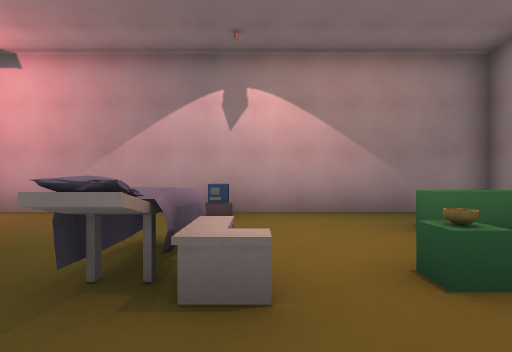
View 1 (above)

12 first-person views from a walk through a 3-D level made in the Godot game engine. The camera is 1.5 m above the floor, looks level and sees 85° across. The floor is counted in squares, 2 m on a side. Each view is taken from the middle of a square. On the plan, view 1 faces up. The plan holds only what a view shows up to about 10 squares ahead; the rest is blank. The place goes on beyond the plan. Characters and animated objects are not drawn.

View 2
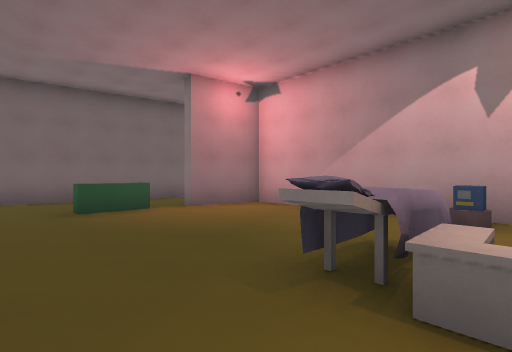

View 3
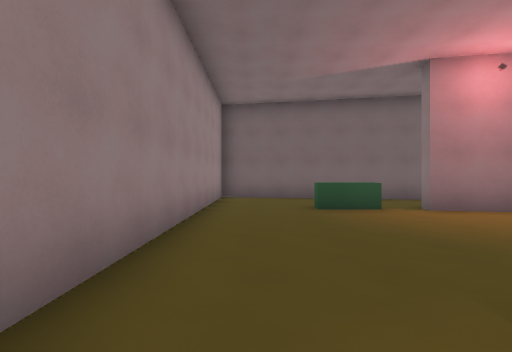

View 4
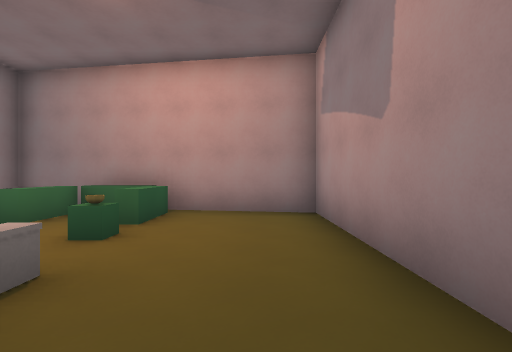

View 5
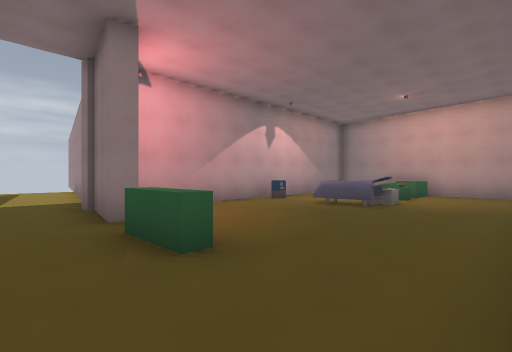

View 6
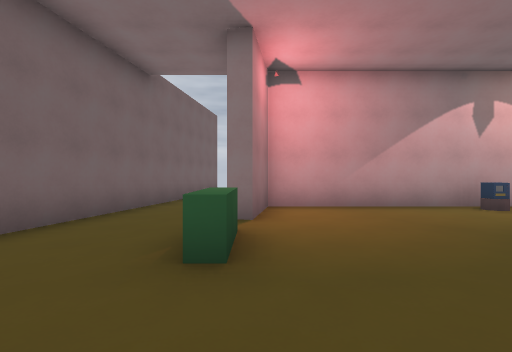

View 7
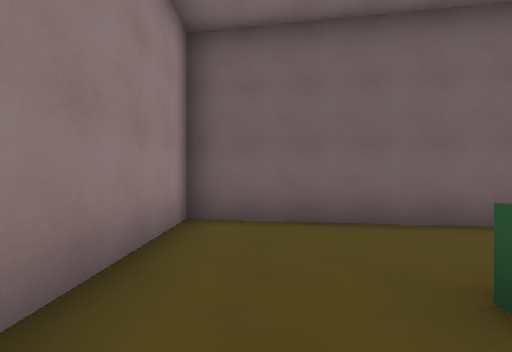

View 8
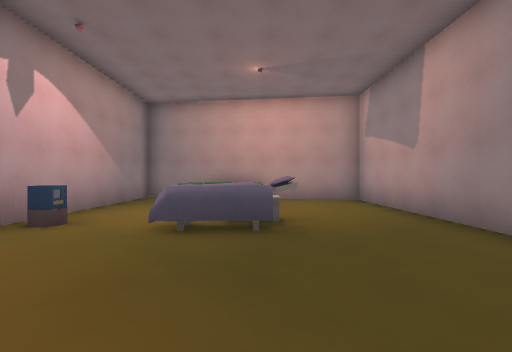

View 9
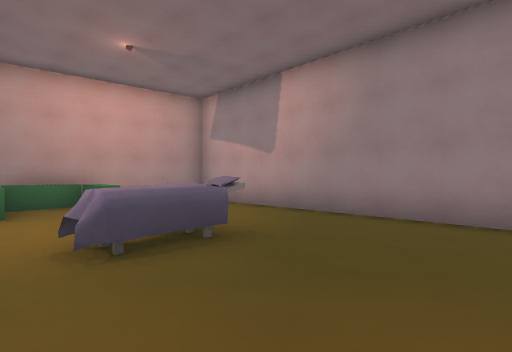

View 10
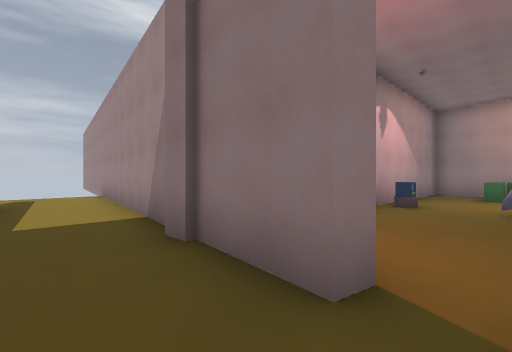

View 11
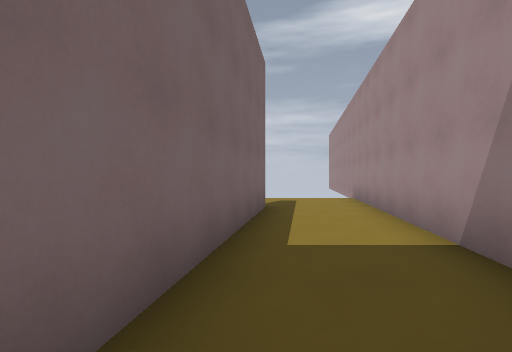

View 12
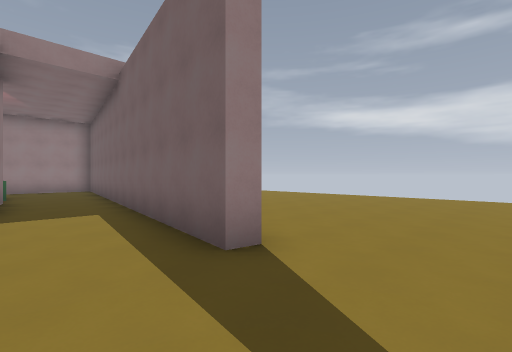

### Floor plan
Points are (right, up) in squares from view 1. A wall is a line through its corners. A room is listed if a view was taken in it or the views show most of it. See-through windows are left out.
Room 1 (views 1, 2, 3, 4, 5, 6, 7, 8, 9, 10, 11)
walls: (-6.3, 5.8) (-6.3, 6.4); (-8.5, 7.6) (-9.9, -1.2) (3.7, -1.2) (4.9, 5.8) (-5.7, 5.8) (-6.1, 3.8) (-6.5, 3.8) (-6.2, 5.8)
ways out: opening at (-7, 7) to room 2
objects: other object (-6, 2); bed (-1, 2) to (-1, 3); radio (-1, 5); table (0, 2); pot (1, 2); other object (3, 2); other object (3, 4) to (4, 4); other object (4, 3)
Room 2 (view 12)
walls: (-6, 7) (-4.6, 15); (-8.3, 11.9) (-7.8, 11.8) (-8.5, 7.6)
ways out: opening at (-7, 7) to room 1; gap at (-5, 15)

Where each view was taken, in squares from view 1:
view 1: 0 up, 0 right, facing up
view 2: 0 up, 0 right, facing up-left
view 3: 0 up, 0 right, facing left
view 4: 0 up, 2 left, facing right
view 5: 1 down, 8 left, facing up-right
view 6: 1 down, 6 left, facing up
view 7: 0 up, 5 left, facing left
view 8: 2 up, 5 left, facing right
view 9: 4 up, 4 left, facing down-right
view 10: 3 up, 8 left, facing up-right
view 11: 5 up, 8 left, facing up
view 12: 14 up, 6 left, facing down-left
